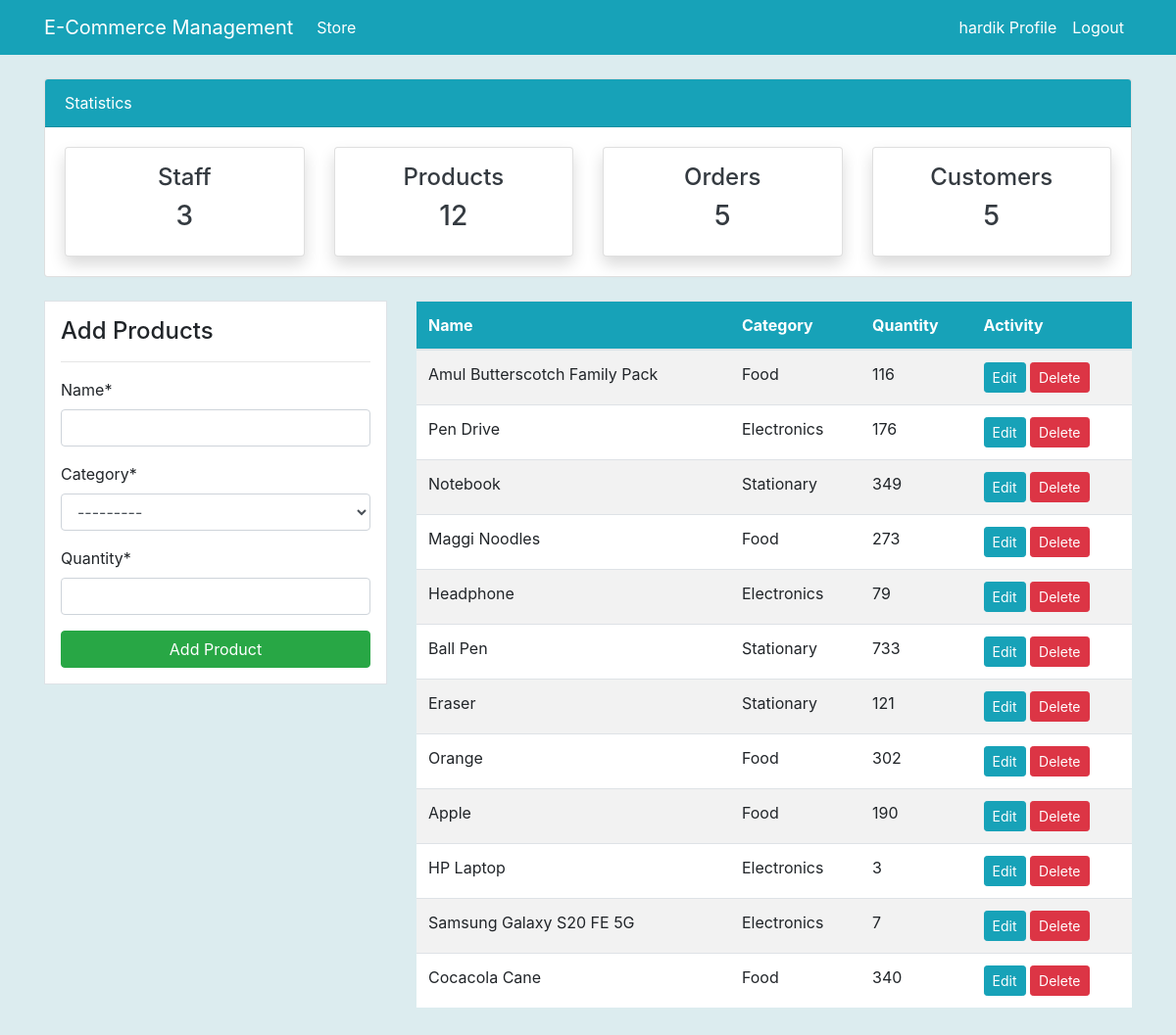
Page /product/ (signed in) on the earlier database version.
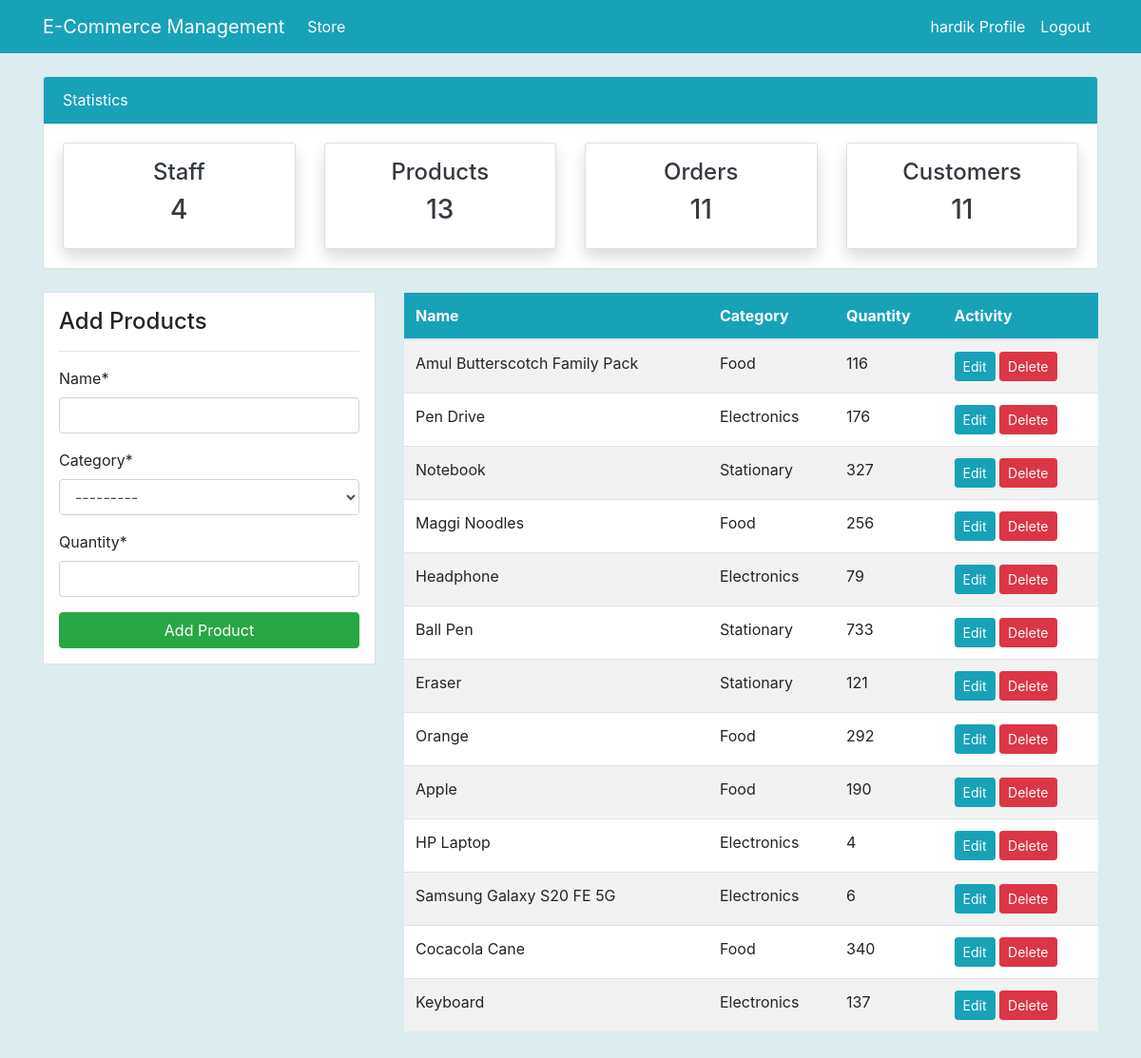
Same page on the later database version.
### store/models.py (models this page shows, shortened)
class Product(models.Model):
    CATEGORY = [
        ("Stationary", "Stationary"),
        ("Electronics", "Electronics"),
        ("Food", "Food"),
    ]
    name = models.CharField(max_length=255, null=True)
    category = models.CharField(max_length=255, choices=CATEGORY, null=True)
    quantity = models.PositiveIntegerField(null=True)

### store/views.py (the view)
# urls.py: path("product/", views.product, name="store-product"),
@login_required
def product(request):
    items = Product.objects.all()
    if request.method == "POST":
        form = ProductForm(request.POST)
        if form.is_valid():
            form.save()
            product_name = form.cleaned_data.get("name")
            messages.success(request, f"{product_name} added successfully")
            return redirect("store-product")
    else:
        form = ProductForm()
    context = {
        "items": items,
        "form": form,
    }
    context.update(nav_items())
    return render(request, "product.html", context)

### store/forms.py
class ProductForm(forms.ModelForm):
    class Meta:
        model = Product
        fields = ["name", "category", "quantity"]

### store/views.py (called while the page is built)
def nav_items():
    orders_count = Order.objects.all().count()
    products_count = Product.objects.all().count()
    workers_count = User.objects.all().count()
    customers_count = Customer.objects.count()
    data = {
        "orders_count": orders_count,
        "workers_count": workers_count,
        "products_count": products_count,
        "customers_count": customers_count,
    }
    return data

### store/templates/product.html (shortened to what this page needs)
{% extends "base.html" %}
{% load crispy_forms_tags %}
{% block content %}
  {% include "top_nav.html" %}
<div class="container">
  <div class="row my-4">
    <div class="col-md-4">
      <div class="border bg-white p-3">
        <h4>Add Products</h4>
        <hr>
        <form method="post">
          {{form|crispy}}
          <input class="btn btn-success btn-block" type="submit" value="Add Product">
        </form>
      </div>
    </div>
    <div class="col-md-8">
      <table class="table table-striped bg-white">
        <thead class="bg-info">
          <tr class="text-white">
            <th scope="col">Name</th>
            <th scope="col">Category</th>
            <th scope="col">Quantity</th>
            <th scope="col">Activity</th>
          </tr>
        </thead>
        <tbody>
          {% for item in items %}
          <tr>
            <td>{{item.name}}</td>
            <td>{{item.category}}</td>
            <td>{{item.quantity}}</td>
            <td>
              <a class="btn btn-info btn-sm" href="{% url 'store-product-update' item.id %}">Edit</a>
              <a class="btn btn-danger btn-sm" href="{% url 'store-product-delete' item.id %}">Delete</a>
            </td>
          </tr>
          {% endfor %}
        </tbody>
      </table>
    </div>
  </div>
</div>
{% endblock content %}

Differences in the rows shown:
changed Product "Notebook": quantity "349" → "327"
changed Product "Maggi Noodles": quantity "273" → "256"
changed Product "Orange": quantity "302" → "292"
changed Product "HP Laptop": quantity "3" → "4"
changed Product "Samsung Galaxy S20 FE 5G": quantity "7" → "6"
added Product: name "Keyboard", category "Electronics", quantity "137"
Other differences:
{{ workers_count }}: "3" → "4"
{{ products_count }}: "12" → "13"
{{ orders_count }}: "5" → "11"
{{ customers_count }}: "5" → "11"
